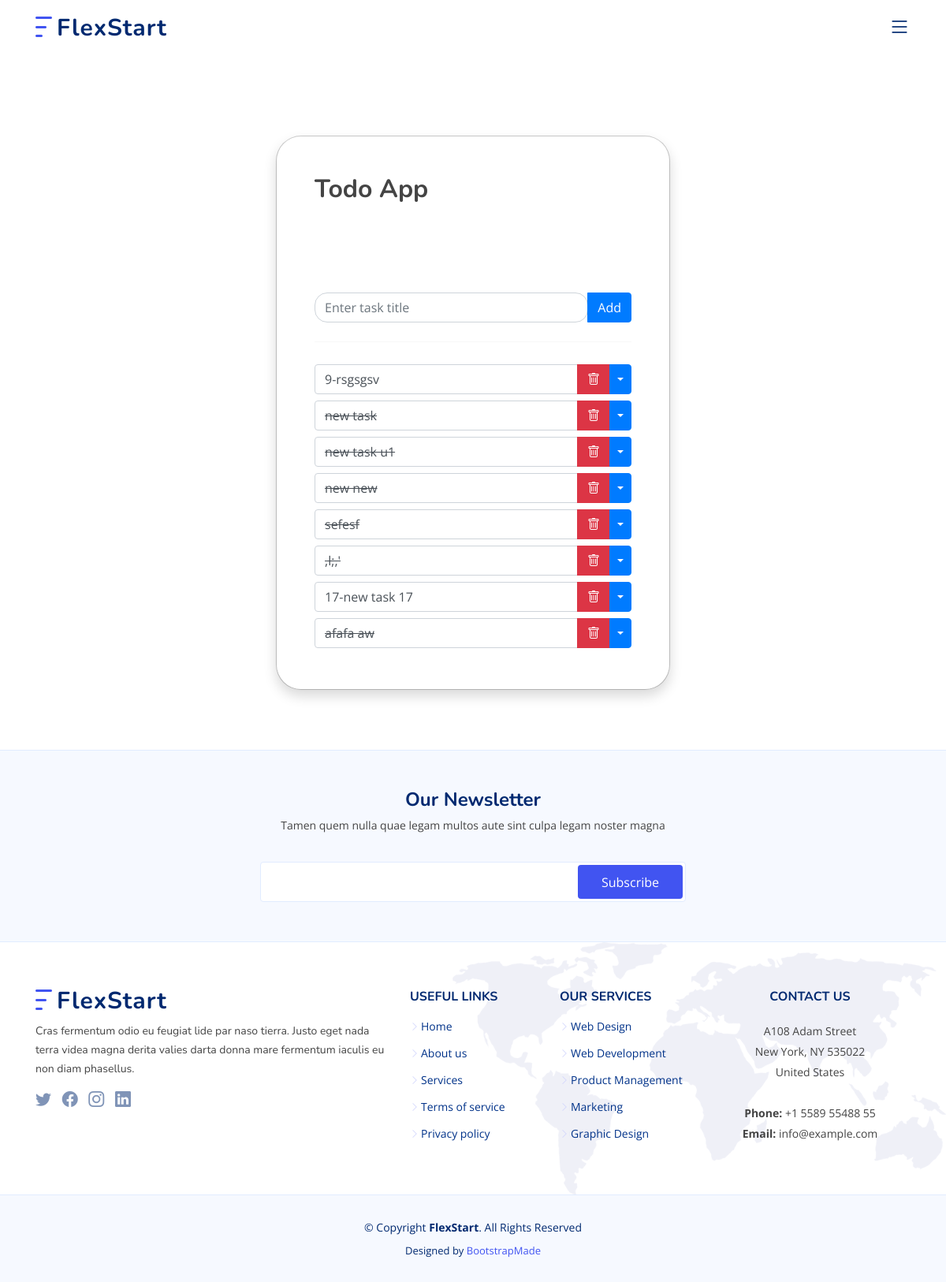
The page /todo/tasks/ (signed in) on the database as committed earlier.
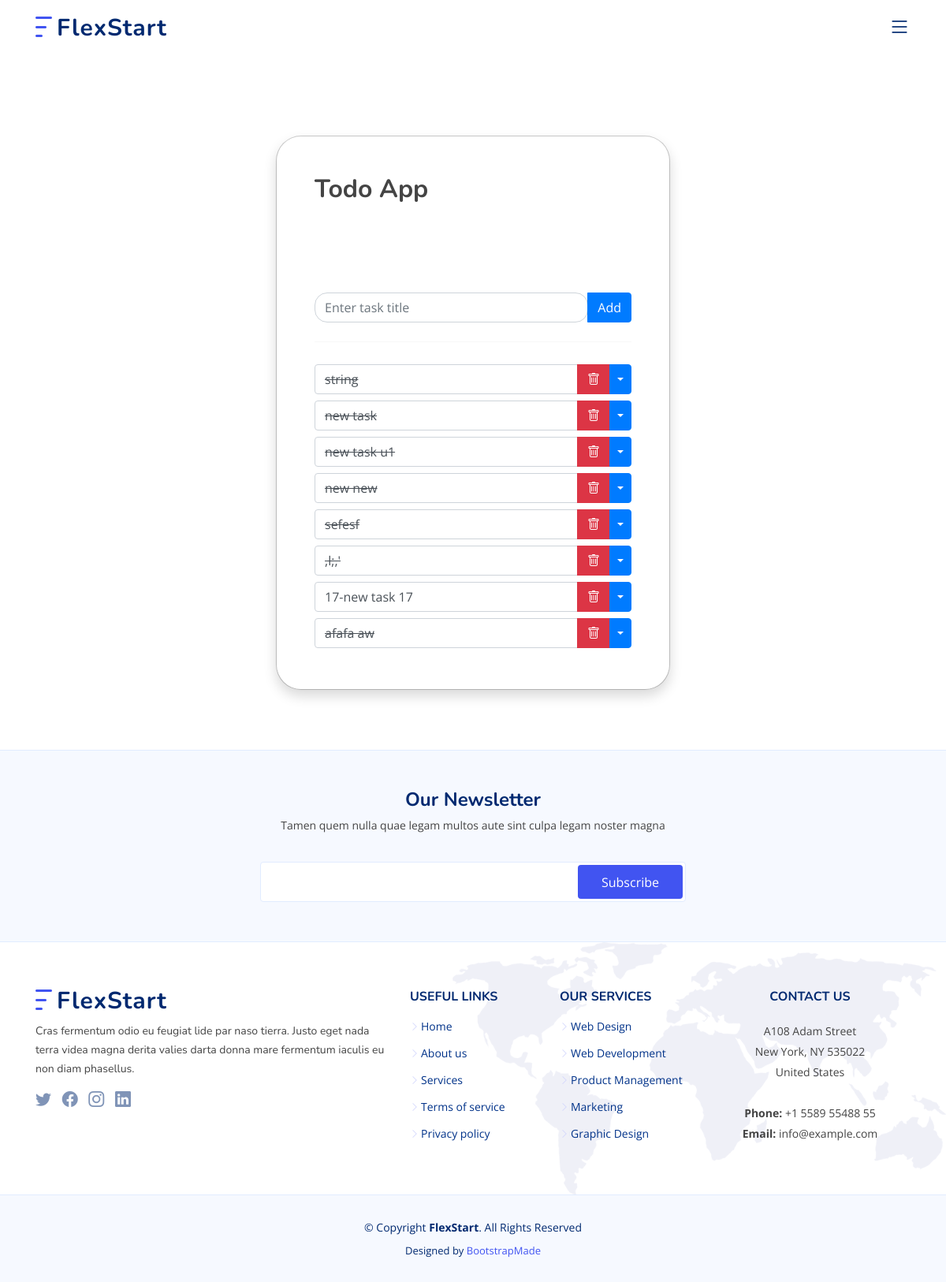
The same page on the database as committed later.
### app_todo/models.py (models this page shows, shortened)
class Task(models.Model):
    user = models.ForeignKey(Profile, on_delete=models.CASCADE, null=True, blank=True)
    title = models.CharField(max_length=200)
    status = models.BooleanField(default=False)
    created_date = models.DateTimeField(auto_now_add=True)
    def __str__(self):
        return str(self.id) + "-" + str(self.title)
    class Meta:
        db_table = "app_todo_task"

### app_todo/views.py (the view)
# urls.py: path("tasks/", TaskList.as_view(), name="task_list"),
class TaskList(LoginRequiredMixin, ListView):
    context_object_name = "tasks"
    template_name = "app_todo/task_list.html"
    def get_queryset(self):
        return Task.objects.filter(user=self.request.user.profile)

### templates/app_todo/task_list.html (shortened to what this page needs)
{% extends 'base/_base.html' %}
{% load static %}
{% block content %}
<div class="modal modal-signin position-static d-block  py-5" tabindex="-1" role="dialog" id="modalSignin">
  <div class="modal-dialog" role="document">
    <div class="modal-content rounded-5 shadow">
      <div class="modal-header p-5 pb-4 border-bottom-0">
        <h2 class="fw-bold mb-0">Todo App</h2>
      </div>
      <div class="modal-body p-5 pt-0">
        <form class="pt-3" method="POST" action="{% url 'app_todo:create_task' %}">
          <div class="input-group mb-3">
            <input type="text" class="form-control rounded-4" name="title" placeholder="Enter task title"
              aria-label="Recipient's username" aria-describedby="button-addon2">
            <button class="btn btn-primary" type="submit">Add</button>
          </div>
          <hr class="my-4">
          {% for task in tasks %}
          <div class="input-group py-1">
            <span type="text" class="form-control" aria-label="Text input with segmented dropdown button">
              {% if task.status == True %}
              <strike>{{task.title}}</strike>
              {% else %}
              <span>{{task}}</span>
              {% endif %}
            </span>
            <a type="button" class="btn btn-danger" href="{% url 'app_todo:delete_task' task.id %}"><i class="bi bi-trash"></i></a>
            <button type="button" class="btn btn-primary dropdown-toggle dropdown-toggle-split" data-bs-toggle="dropdown"
              aria-expanded="false">
            </button>
          </div>
          {% endfor %}
        </form>
      </div>
    </div>
  </div>
</div>
{% endblock %}

### templates/base/_base.html (shortened to what this page needs)
{% load static %}
<!DOCTYPE html>
<html lang="en">
<head>
  <link href="{% static 'assets/vendor/aos/aos.css' %}" rel="stylesheet">
  <link href="{% static 'assets/vendor/bootstrap/css/bootstrap.min.css' %}" rel="stylesheet">
  <link href="{% static 'assets/vendor/bootstrap-icons/bootstrap-icons.css' %}" rel="stylesheet">
  <link href="{% static 'assets/vendor/glightbox/css/glightbox.min.css' %}" rel="stylesheet">
  <link href="{% static 'assets/vendor/remixicon/remixicon.css' %}" rel="stylesheet">
  <link href="{% static 'assets/vendor/swiper/swiper-bundle.min.css' %}" rel="stylesheet">
  <link rel="stylesheet" href="{% static 'assets/css/bootstrap.css' %}">
  <link href="{% static 'assets/css/style.css' %}" rel="stylesheet">
</head>
<body>
  <header id="header" class="header fixed-top">
    <div class="container-fluid container-xl d-flex align-items-center justify-content-between">
      <a href="{% url 'app_blog:home' %}" class="logo d-flex align-items-center">
        <img src="{% static 'assets/img/logo.png' %}" alt="flexstart logo">
        <span>FlexStart</span>
      </a>
      <nav id="navbar" class="navbar">
        <i class="bi bi-list mobile-nav-toggle"></i>
      </nav>
    </div>
  </header>
    <br>
    <br>
    <br>
    <br>
  {% block content %}
  {% endblock %}
  <footer id="footer" class="footer">
    <div class="footer-newsletter">
      <div class="container">
        <div class="row justify-content-center">
          <div class="col-lg-12 text-center">
            <h4>Our Newsletter</h4>
            <p>Tamen quem nulla quae legam multos aute sint culpa legam noster magna</p>
          </div>
          <div class="col-lg-6">
            <form action="" method="post">
              <input type="email" name="email"><input type="submit" value="Subscribe">
            </form>
          </div>
        </div>
      </div>
    </div>
    <div class="footer-top">
      <div class="container">
        <div class="row gy-4">
          <div class="col-lg-5 col-md-12 footer-info">
            <a href="index.html" class="logo d-flex align-items-center">
              <img src="{% static 'assets/img/logo.png' %}" alt="flexstart logo">
              <span>FlexStart</span>
            </a>
            <p>Cras fermentum odio eu feugiat lide par naso tierra. Justo eget nada terra videa magna derita valies darta donna mare fermentum iaculis eu non diam phasellus.</p>
            <div class="social-links mt-3">
              <a href="#" class="twitter"><i class="bi bi-twitter"></i></a>
              <a href="#" class="facebook"><i class="bi bi-facebook"></i></a>
              <a href="#" class="instagram"><i class="bi bi-instagram"></i></a>
              <a href="#" class="linkedin"><i class="bi bi-linkedin"></i></a>
            </div>
          </div>
          <div class="col-lg-2 col-6 footer-links">
            <h4>Useful Links</h4>
            <ul>
              <li><i class="bi bi-chevron-right"></i> <a href="#">Home</a></li>
              <li><i class="bi bi-chevron-right"></i> <a href="#">About us</a></li>
              <li><i class="bi bi-chevron-right"></i> <a href="#">Services</a></li>
              <li><i class="bi bi-chevron-right"></i> <a href="#">Terms of service</a></li>
              <li><i class="bi bi-chevron-right"></i> <a href="#">Privacy policy</a></li>
            </ul>
          </div>
          <div class="col-lg-2 col-6 footer-links">
            <h4>Our Services</h4>
            <ul>
              <li><i class="bi bi-chevron-right"></i> <a href="#">Web Design</a></li>
              <li><i class="bi bi-chevron-right"></i> <a href="#">Web Development</a></li>
              <li><i class="bi bi-chevron-right"></i> <a href="#">Product Management</a></li>
              <li><i class="bi bi-chevron-right"></i> <a href="#">Marketing</a></li>
              <li><i class="bi bi-chevron-right"></i> <a href="#">Graphic Design</a></li>
            </ul>
          </div>
          <div class="col-lg-3 col-md-12 footer-contact text-center text-md-start">
            <h4>Contact Us</h4>
            <p>
              A108 Adam Street <br>
              New York, NY 535022<br>
              United States <br><br>
              <strong>Phone:</strong> +1 5589 55488 55<br>
              <strong>Email:</strong> info@example.com<br>
            </p>
          </div>
        </div>
      </div>
    </div>
    <div class="container">
      <div class="copyright">
        &copy; Copyright <strong><span>FlexStart</span></strong>. All Rights Reserved
      </div>
      <div class="credits">
        Designed by <a href="https://bootstrapmade.com/">BootstrapMade</a>
      </div>
    </div>
  </footer>
</body>
</html>

### static/assets/css/style.css (style rules this page uses)
:root { scroll-behavior: smooth; }
body { font-family: "Open Sans", sans-serif; color: #444444; }
a { color: #4154f1; text-decoration: none; }
h1, h2, h3, h4, h5, h6 { font-family: "Nunito", sans-serif; }
.header { transition: all 0.5s; z-index: 997; padding: 20px 0; }
.header .logo { line-height: 0; }
.header .logo img { max-height: 40px; margin-right: 6px; }
.header .logo span { font-size: 30px; font-weight: 700; letter-spacing: 1px; color: #012970; font-family: "Nunito", sans-serif; margin-top: 3px; }
.navbar { padding: 0; }
.mobile-nav-toggle { color: #012970; font-size: 28px; cursor: pointer; display: none; line-height: 0; transition: 0.5s; }
@media (max-width: 1200px) { .mobile-nav-toggle { display: block; } }
.footer { background: #f6f9ff; padding: 0 0 30px 0; font-size: 14px; }
.footer .footer-newsletter { padding: 50px 0; background: #f6f9ff; border-top: 1px solid #e1ecff; }
.footer .footer-newsletter h4 { font-size: 24px; margin: 0 0 10px 0; padding: 0; line-height: 1; font-weight: 700; color: #012970; }
.footer .footer-newsletter form { margin-top: 20px; background: #fff; padding: 6px 10px; position: relative; border-radius: 4px; border: 1px solid #e1ecff; }
.footer .footer-newsletter form input[type=email] { border: 0; padding: 8px; width: calc(100% - 140px); }
.footer .footer-newsletter form input[type=submit] { position: absolute; top: 0; right: 0; bottom: 0; border: 0; background: none; font-size: 16px; padding: 0 30px; margin: 3px; background: #4154f1; color: #fff; transition: 0.3s; border-radius: 4px; }
.footer .footer-top { background: white url(../img/footer-bg.png) no-repeat right top; background-size: contain; border-top: 1px solid #e1ecff; border-bottom: 1px solid #e1ecff; padding: 60px 0 30px 0; }
.footer .footer-top .footer-info { margin-bottom: 30px; }
.footer .footer-top .footer-info .logo { line-height: 0; margin-bottom: 15px; }
.footer .footer-top .footer-info .logo img { max-height: 40px; margin-right: 6px; }
.footer .footer-top .footer-info .logo span { font-size: 30px; font-weight: 700; letter-spacing: 1px; color: #012970; font-family: "Nunito", sans-serif; margin-top: 3px; }
.footer .footer-top .footer-info p { font-size: 14px; line-height: 24px; margin-bottom: 0; font-family: "Nunito", sans-serif; }
.footer .footer-top .social-links a { font-size: 20px; display: inline-block; color: rgba(1, 41, 112, 0.5); line-height: 0; margin-right: 10px; transition: 0.3s; }
.footer .footer-top h4 { font-size: 16px; font-weight: bold; color: #012970; text-transform: uppercase; position: relative; padding-bottom: 12px; }
.footer .footer-top .footer-links { margin-bottom: 30px; }
.footer .footer-top .footer-links ul { list-style: none; padding: 0; margin: 0; }
.footer .footer-top .footer-links ul i { padding-right: 2px; color: #d0d4fc; font-size: 12px; line-height: 0; }
.footer .footer-top .footer-links ul li { padding: 10px 0; display: flex; align-items: center; }
.footer .footer-top .footer-links ul li:first-child { padding-top: 0; }
.footer .footer-top .footer-links ul a { color: #013289; transition: 0.3s; display: inline-block; line-height: 1; }
.footer .footer-top .footer-contact p { line-height: 26px; }
.footer .copyright { text-align: center; padding-top: 30px; color: #012970; }
.footer .credits { padding-top: 10px; text-align: center; font-size: 13px; color: #012970; }

Rows that differ between the two databases and show on the page:
changed Task: status False → True (drawn); title (not shown) → "string"; id+title "9-rsgsgsv" → (not shown)
